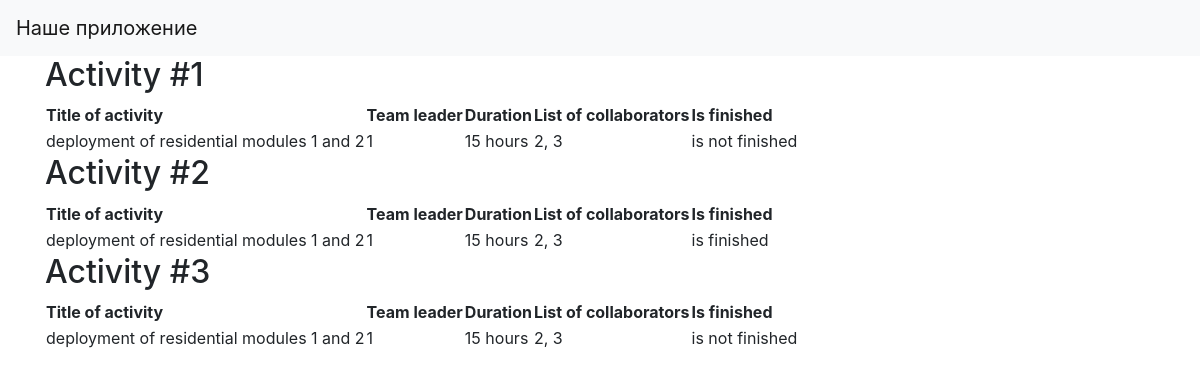
The page / on the database its author committed.
### data/jobs.py (models this page shows, shortened)
class Jobs(SqlAlchemyBase, SerializerMixin):
    __tablename__ = 'jobs'
    id = sqlalchemy.Column(sqlalchemy.Integer,
                           primary_key=True, autoincrement=True)
    team_leader = sqlalchemy.Column(sqlalchemy.Integer, sqlalchemy.ForeignKey("users.id"))
    user = orm.relationship('User')
    job = sqlalchemy.Column(sqlalchemy.String)
    work_size = sqlalchemy.Column(sqlalchemy.Integer)
    content = sqlalchemy.Column(sqlalchemy.String, nullable=True)
    collaborators = sqlalchemy.Column(sqlalchemy.String)
    start_date = sqlalchemy.Column(sqlalchemy.DateTime,
                                     default=datetime.datetime.now)
    end_date = sqlalchemy.Column(sqlalchemy.DateTime)
    is_finished = sqlalchemy.Column(sqlalchemy.Boolean)

### server.py (the view)
@app.route("/")
def index():
    db_sess = db_session.create_session()
    job = db_sess.query(Jobs)
    return render_template("index.html", job=job)

### data/db_session.py (called while the page is built)
def create_session() -> Session:
    global __factory
    return __factory()

### templates/index.html
{% extends "base.html" %}
{% block content %}
{% for works_job in job%}
<h2> Activity #{{works_job.id}}</h2>
<table>
    <thead>
    <tr>
        <th>Title of activity</th>
        <th>Team leader</th>
        <th>Duration</th>
        <th>List of collaborators</th>
        <th>Is finished</th>
    </tr>
    </thead>
    <tbody>
    <tr>
        <td>{{ works_job.job }}</td>
        <td>{{ works_job.team_leader }}</td>
        <td>{{ works_job.work_size }} hours</td>
        <td>{{ works_job.collaborators }}</td>
        <td> {% if works_job.is_finished == 0 %}
            is not finished
            {% else %}
            is finished
            {% endif %}
        </td>
    </tr>
    </tbody>
</table>
{% endfor %}
{% endblock %}

### templates/base.html (shortened to what this page needs)
<!doctype html>
<html lang="en">
<head>
    <link rel="stylesheet"
          href="https://stackpath.bootstrapcdn.com/bootstrap/4.4.1/css/bootstrap.min.css"
>
</head>
<body>
<header>
    <nav class="navbar navbar-light bg-light">
        <a class="navbar-brand" href="#">Наше приложение</a>
    </nav>
</header>
<main role="main" class="container">
    {% block content %}{% endblock %}
</main>
</body>
</html>

### rows shown on the page
Jobs: id "1", job "deployment of residential modules 1 and 2", team_leader "1", work_size "15", collaborators "2, 3", is_finished "is not finished"
Jobs: id "2", job "deployment of residential modules 1 and 2", team_leader "1", work_size "15", collaborators "2, 3", is_finished "is finished"
Jobs: id "3", job "deployment of residential modules 1 and 2", team_leader "1", work_size "15", collaborators "2, 3", is_finished "is not finished"
